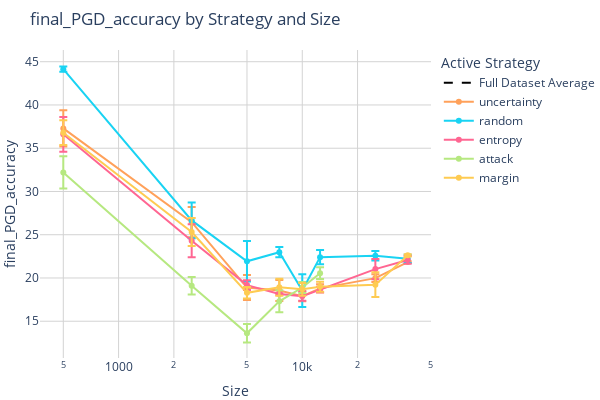
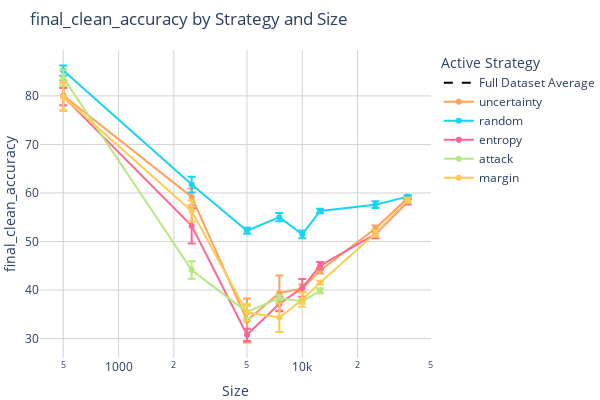

Here is the notebook cell these charts were saved with, in order:
### Code cell
import plotly.graph_objects as go
import pandas as pd

# Load and prepare the data
new_data = pd.read_csv('results/means.csv', skiprows=2)
new_data.columns = ['active_strategy', 'size', 'final_clean_accuracy',
                    'final_clean_accuracy_std', 'final_PGD_accuracy', 'final_PGD_accuracy_std']
new_data['size'] = new_data['size'].astype(int)




for performance in ['PGD_accuracy', 'clean_accuracy' ]:
# performance = 'final_PGD_accuracy' 
# # performance = 'final_clean_accuracy'
    fig = go.Figure()

    # fig.add_trace(go.Scatter(x=[0, 50000], y=[ init_means_stds['init_'+performance]['mean'][0], init_means_stds['init_'+performance]['mean'][0] ],
    #         mode='lines', line=dict(color='rgba({},{},{},1)'.format(0,0,204), width=2, dash='dot'),
    #                     name='Init Accuracy', showlegend=True))


    performance = 'final_'+performance
    performance_std = performance + '_std'  # Corresponding standard deviation column

    strategies = {
        #'EEneuralcbpside_v5': {'color': [255, 255, 0], 'label': 'EEneuralcbpside_v5'},  # Red
        'full': {'color': [0, 0, 0], 'label': 'full'},  # Red
        'uncertainty': {'color': [255, 161, 90], 'label':'uncertainty'},                    # Yellow
        'random': {'color': [25, 211, 243], 'label':'random'},                    # Cyan
        'entropy': {'color': [255, 102, 146], 'label':'entropy'},                  # Magenta
        'attack': {'color': [182, 232, 128], 'label':'attack'},                   # Orange
        'margin': {'color': [254, 203, 82], 'label':'margin'},
    }


    z_value = 2.576
    n = 5

    # Add a line for each strategy
    for strategy, v in strategies.items():
        r,g,b = v['color']
        c = 'rgba({},{},{},1)'.format(r,g,b)

        # Add a horizontal line for the 'full' strategy
        if strategy == 'full':
            full_data = new_data[new_data['active_strategy'] == 'full']
            # Calculate the mean PGD accuracy for the 'full' strategy
            full_mean_accuracy = full_data[performance].mean()
            fig.add_trace(go.Scatter(x=[min(new_data['size']), max(new_data['size'])], y=[full_mean_accuracy, full_mean_accuracy],
                                    mode='lines', line=dict(color=c, width=2, dash='dash'),
                                    name='Full Dataset Average', showlegend=True))
            
            strategy_data = new_data[new_data['active_strategy'] == strategy]
            fig.add_trace(go.Scatter( x=strategy_data['size'],  y=strategy_data[performance],  mode='lines+markers',
                            name=strategy, line=dict(color=c  ) ,
                            error_y=dict(
                            type='data',  symmetric=False,  
                            array=z_value * strategy_data[performance_std] / n,  
                            arrayminus=z_value * strategy_data[performance_std] / n   ), showlegend=False
                                ))

            
        else:
            strategy_data = new_data[new_data['active_strategy'] == strategy]
            fig.add_trace(go.Scatter(x=strategy_data['size'], y=strategy_data[performance], line=dict(color=c),
                                    error_y=dict(
                                        type='data',  symmetric=False,  
                                        array=z_value * strategy_data[performance_std] / n,  
                                        arrayminus=z_value * strategy_data[performance_std] / n   ),
                                    mode='lines+markers', name=strategy))




    # Update layout and display the plot
    fig.update_layout(
        width=600,  # Adjusted for two subplots
        height=400,
        plot_bgcolor='white',
        paper_bgcolor='white',
        margin=dict(l=0, r=0, t=50, b=0),
        # title="Box Plot of Datasets by Cases and Columns",
        title='{} by Strategy and Size'.format(performance),
        xaxis_title='Size',
        yaxis_title=performance,
        legend_title='Active Strategy',
        # yaxis_range=[min(new_data[performance]) - 2, max(new_data[performance]) + 2],
        showlegend=True,
        xaxis=dict(
            type='log',
            showgrid=True,        # Enable the grid
            gridcolor='lightgray' # Set grid line color
        ),
        yaxis=dict(
            showgrid=True,        # Enable the grid
            gridcolor='lightgray', # Set grid line color
            #range=[75,94] if 'clean' in performance else [45,65]
        )
        )

    # Display the figure
    fig.show()
    # fig.write_image("./figures/results_{}_{}_{}_{}_{}.pdf".format(performance, data, model, n_rounds, nb_epochs) )

### Figure 1 — Plotly figure (JSON) as saved in the notebook; plotly's stock layout.template omitted (floating-point values rounded to 4 significant figures)
{"data": [{"line": {"color": "rgba(0,0,0,1)", "dash": "dash", "width": 2}, "mode": "lines", "name": "Full Dataset Average", "showlegend": true, "type": "scatter", "x": [500, 37500], "y": [null, null]}, {"error_y": {"array": [], "arrayminus": [], "symmetric": false, "type": "data"}, "line": {"color": "rgba(0,0,0,1)"}, "mode": "lines+markers", "name": "full", "showlegend": false, "type": "scatter", "x": [], "y": []}, {"error_y": {"array": [2.096, 1.742, 1.443, 1.204, 0.5964, 0.4651, 0.4502, 0.08502], "arrayminus": [2.096, 1.742, 1.443, 1.204, 0.5964, 0.4651, 0.4502, 0.08502], "symmetric": false, "type": "data"}, "line": {"color": "rgba(255,161,90,1)"}, "mode": "lines+markers", "name": "uncertainty", "type": "scatter", "x": [500, 2500, 5000, 7500, 10000, 12500, 25000, 37500], "y": [37.29, 26.46, 18.89, 18.55, 17.9, 18.8, 19.98, 21.84]}, {"error_y": {"array": [0.3096, 2.076, 2.334, 0.5977, 1.9, 0.8254, 0.5516, 0.4865], "arrayminus": [0.3096, 2.076, 2.334, 0.5977, 1.9, 0.8254, 0.5516, 0.4865], "symmetric": false, "type": "data"}, "line": {"color": "rgba(25,211,243,1)"}, "mode": "lines+markers", "name": "random", "type": "scatter", "x": [500, 2500, 5000, 7500, 10000, 12500, 25000, 37500], "y": [44.14, 26.66, 21.93, 22.98, 18.54, 22.41, 22.56, 22.21]}, {"error_y": {"array": [2.006, 1.911, 0.5577, 0.08513, 0.5451, 0.3144, 1.172, 0.4469], "arrayminus": [2.006, 1.911, 0.5577, 0.08513, 0.5451, 0.3144, 1.172, 0.4469], "symmetric": false, "type": "data"}, "line": {"color": "rgba(255,102,146,1)"}, "mode": "lines+markers", "name": "entropy", "type": "scatter", "x": [500, 2500, 5000, 7500, 10000, 12500, 25000, 37500], "y": [36.6, 24.3, 19.18, 18.15, 17.9, 18.66, 21.02, 22.08]}, {"error_y": {"array": [1.862, 1.012, 1.077, 1.274, 0.6286, 0.6893], "arrayminus": [1.862, 1.012, 1.077, 1.274, 0.6286, 0.6893], "symmetric": false, "type": "data"}, "line": {"color": "rgba(182,232,128,1)"}, "mode": "lines+markers", "name": "attack", "type": "scatter", "x": [500, 2500, 5000, 7500, 10000, 12500], "y": [32.2, 19.11, 13.61, 17.3, 18.9, 20.56]}, {"error_y": {"array": [1.432, 1.616, 0.669, 0.9804, 0.7345, 0.5769, 1.426, 0.1344], "arrayminus": [1.432, 1.616, 0.669, 0.9804, 0.7345, 0.5769, 1.426, 0.1344], "symmetric": false, "type": "data"}, "line": {"color": "rgba(254,203,82,1)"}, "mode": "lines+markers", "name": "margin", "type": "scatter", "x": [500, 2500, 5000, 7500, 10000, 12500, 25000, 37500], "y": [36.79, 25.31, 18.29, 18.93, 18.69, 18.97, 19.22, 22.61]}], "layout": {"height": 400, "legend": {"title": {"text": "Active Strategy"}}, "margin": {"b": 0, "l": 0, "r": 0, "t": 50}, "paper_bgcolor": "white", "plot_bgcolor": "white", "showlegend": true, "title": {"text": "final_PGD_accuracy by Strategy and Size"}, "width": 600, "xaxis": {"gridcolor": "lightgray", "showgrid": true, "title": {"text": "Size"}, "type": "log"}, "yaxis": {"gridcolor": "lightgray", "showgrid": true, "title": {"text": "final_PGD_accuracy"}}}}

### Figure 2 — Plotly figure (JSON) as saved in the notebook; plotly's stock layout.template omitted (floating-point values rounded to 4 significant figures)
{"data": [{"line": {"color": "rgba(0,0,0,1)", "dash": "dash", "width": 2}, "mode": "lines", "name": "Full Dataset Average", "showlegend": true, "type": "scatter", "x": [500, 37500], "y": [null, null]}, {"error_y": {"array": [], "arrayminus": [], "symmetric": false, "type": "data"}, "line": {"color": "rgba(0,0,0,1)"}, "mode": "lines+markers", "name": "full", "showlegend": false, "type": "scatter", "x": [], "y": []}, {"error_y": {"array": [3.079, 1.746, 4.549, 3.594, 0.7926, 0.5906, 0.6233, 0.2678], "arrayminus": [3.079, 1.746, 4.549, 3.594, 0.7926, 0.5906, 0.6233, 0.2678], "symmetric": false, "type": "data"}, "line": {"color": "rgba(255,161,90,1)"}, "mode": "lines+markers", "name": "uncertainty", "type": "scatter", "x": [500, 2500, 5000, 7500, 10000, 12500, 25000, 37500], "y": [80.08, 59.19, 33.73, 39.41, 40.35, 44.03, 52.68, 58.96]}, {"error_y": {"array": [1.064, 1.614, 0.6368, 0.8352, 0.7912, 0.4704, 0.679, 0.2767], "arrayminus": [1.064, 1.614, 0.6368, 0.8352, 0.7912, 0.4704, 0.679, 0.2767], "symmetric": false, "type": "data"}, "line": {"color": "rgba(25,211,243,1)"}, "mode": "lines+markers", "name": "random", "type": "scatter", "x": [500, 2500, 5000, 7500, 10000, 12500, 25000, 37500], "y": [85.22, 61.72, 52.22, 55.02, 51.49, 56.3, 57.59, 59.25]}, {"error_y": {"array": [1.785, 3.617, 1.279, 1.527, 1.848, 0.7419, 0.8138, 0.5359], "arrayminus": [1.785, 3.617, 1.279, 1.527, 1.848, 0.7419, 0.8138, 0.5359], "symmetric": false, "type": "data"}, "line": {"color": "rgba(255,102,146,1)"}, "mode": "lines+markers", "name": "entropy", "type": "scatter", "x": [500, 2500, 5000, 7500, 10000, 12500, 25000, 37500], "y": [79.85, 53.21, 30.78, 37.16, 40.45, 45.02, 51.51, 58.16]}, {"error_y": {"array": [1.654, 1.79, 1.226, 0.5498, 0.4515, 0.5], "arrayminus": [1.654, 1.79, 1.226, 0.5498, 0.4515, 0.5], "symmetric": false, "type": "data"}, "line": {"color": "rgba(182,232,128,1)"}, "mode": "lines+markers", "name": "attack", "type": "scatter", "x": [500, 2500, 5000, 7500, 10000, 12500], "y": [83.73, 44.14, 35.48, 38.38, 37.65, 39.86]}, {"error_y": {"array": [2.875, 2.163, 1.716, 2.954, 1.466, 0.3993, 0.6723, 0.5252], "arrayminus": [2.875, 2.163, 1.716, 2.954, 1.466, 0.3993, 0.6723, 0.5252], "symmetric": false, "type": "data"}, "line": {"color": "rgba(254,203,82,1)"}, "mode": "lines+markers", "name": "margin", "type": "scatter", "x": [500, 2500, 5000, 7500, 10000, 12500, 25000, 37500], "y": [79.77, 56.26, 35.37, 34.34, 38.02, 41.53, 51.68, 58.48]}], "layout": {"height": 400, "legend": {"title": {"text": "Active Strategy"}}, "margin": {"b": 0, "l": 0, "r": 0, "t": 50}, "paper_bgcolor": "white", "plot_bgcolor": "white", "showlegend": true, "title": {"text": "final_clean_accuracy by Strategy and Size"}, "width": 600, "xaxis": {"gridcolor": "lightgray", "showgrid": true, "title": {"text": "Size"}, "type": "log"}, "yaxis": {"gridcolor": "lightgray", "showgrid": true, "title": {"text": "final_clean_accuracy"}}}}
